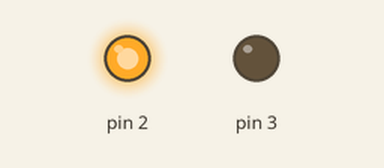
Simulated run of this sketch. Board: Arduino Uno, built with avr-gcc and run on an emulated ATmega328P. Shown: output pins drawn as LEDs (lit = HIGH).

Above: at 1.0 s.
At 3.0 s:
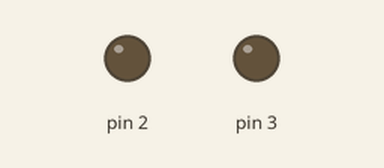
Timing chart, 0 to 5.2 s (numbered marks = the images above):
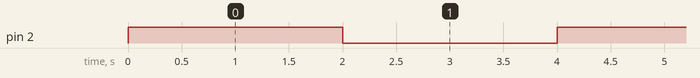

Measured:
- by itself, pin 2: alternates HIGH for 2.0 s and LOW for 2.0 s

The sketch:

zadacha_01_02.pde
```cpp
void setup()
{
  pinMode(2, OUTPUT);
  pinMode(3, OUTPUT);
}

void loop()
{
  long int t = millis();
  digitalWrite(2, HIGH);
  while((millis() - t) <= 2000)
  {
  }
  digitalWrite(2, LOW);
  t = millis();
  while((millis() - t) <= 2000)
  {
  }
/*
    digitalWrite(2, HIGH);
    digitalWrite(3, HIGH);
    digitalWrite(2, LOW);
    digitalWrite(3, HIGH);
    digitalWrite(2, LOW);
    digitalWrite(3, LOW);
*/
}
```
